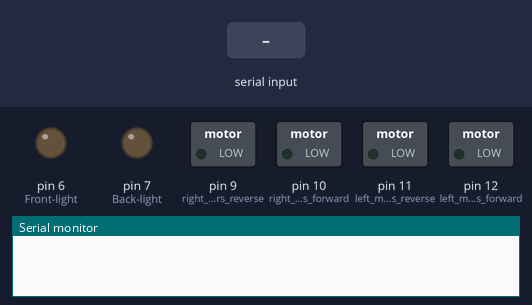
Bench run of a sketch on a simulated Arduino Uno, built with avr-gcc and run on an emulated ATmega328P. Shown: switched loads named in the sketch (green lamp = pin HIGH), output pins drawn as LEDs (lit = HIGH), the last lines printed to the serial monitor. Inputs (shaded band) come from the test bench.

Above: at 1.2 s.
1.3 s: "F" received over Serial
At 1.6 s:
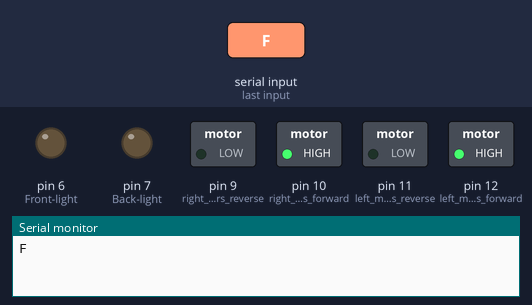
2.8 s: "B" received over Serial
At 4.0 s:
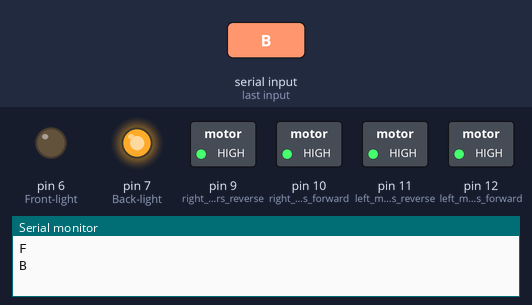
4.3 s: "W" received over Serial
At 5.1 s:
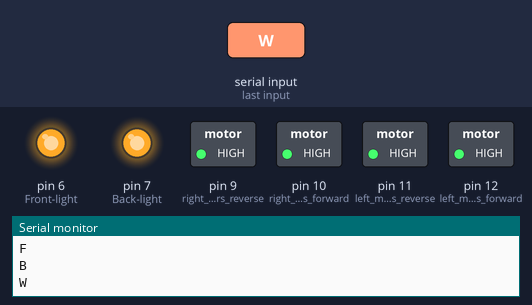
Timing chart, 0 to 7.3 s (numbered marks = the images above; inputs shaded):
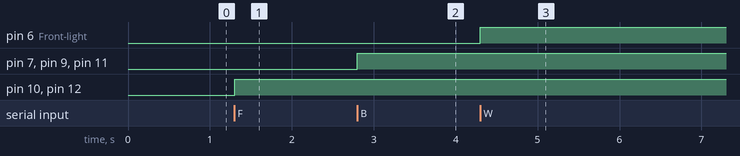

Measured:
- after the input at 1.3 s, pin 10 (right_motors_forward), pin 12 (left_motors_forward): LOW → HIGH at once
- after the input at 2.8 s, pin 7 (Back-light), pin 9 (right_motors_reverse), pin 11 (left_motors_reverse): LOW → HIGH at once
- after the input at 4.3 s, pin 6 (Front-light): LOW → HIGH at once

The sketch:

Bluetooth_control_switch.ino
```cpp
void setup()
{
  pinMode(12, OUTPUT); // left motors forward
  pinMode(11, OUTPUT); // left motors reverse
  pinMode(10, OUTPUT); // right motors forward
  pinMode(9, OUTPUT);  // right motors reverse
  pinMode(7, OUTPUT);  // Back-light
  pinMode(6, OUTPUT);  // Front-light
  Serial.begin(9600);
}
void loop()
{
  char t;
  if (Serial.available() > 0)
  {
    t = Serial.read();
    Serial.println(t);
    switch (t)
    {
    case 'F':
      forward();
      break;
    case 'B':
      back();
      break;
    case 'R':
      left();
      break;
    case 'L':
      right();
      break;
    case 'W':
      flighton();
      break;
    case 'w':
      flightoff();
      break;
    default:
      Stop();
    }
  }
}

//        Funcation Defination

void forward()
{
  digitalWrite(12, HIGH);
  digitalWrite(10, HIGH);
}

void back()
{
  digitalWrite(11, HIGH);
  digitalWrite(9, HIGH);
  digitalWrite(7, HIGH);
}

void left()
{
  digitalWrite(12, HIGH);
  digitalWrite(9, HIGH);
}

void right()
{
  digitalWrite(10, HIGH);
  digitalWrite(11, HIGH);
}

void Stop()
{
  digitalWrite(12, LOW);
  digitalWrite(11, LOW);
  digitalWrite(10, LOW);
  digitalWrite(9, LOW);
  digitalWrite(7, LOW);
  digitalWrite(6, LOW);
}

// Light Sections

void flighton()
{
  digitalWrite(6, HIGH);
}
void flightoff()
{
  digitalWrite(6, LOW);
}
```
